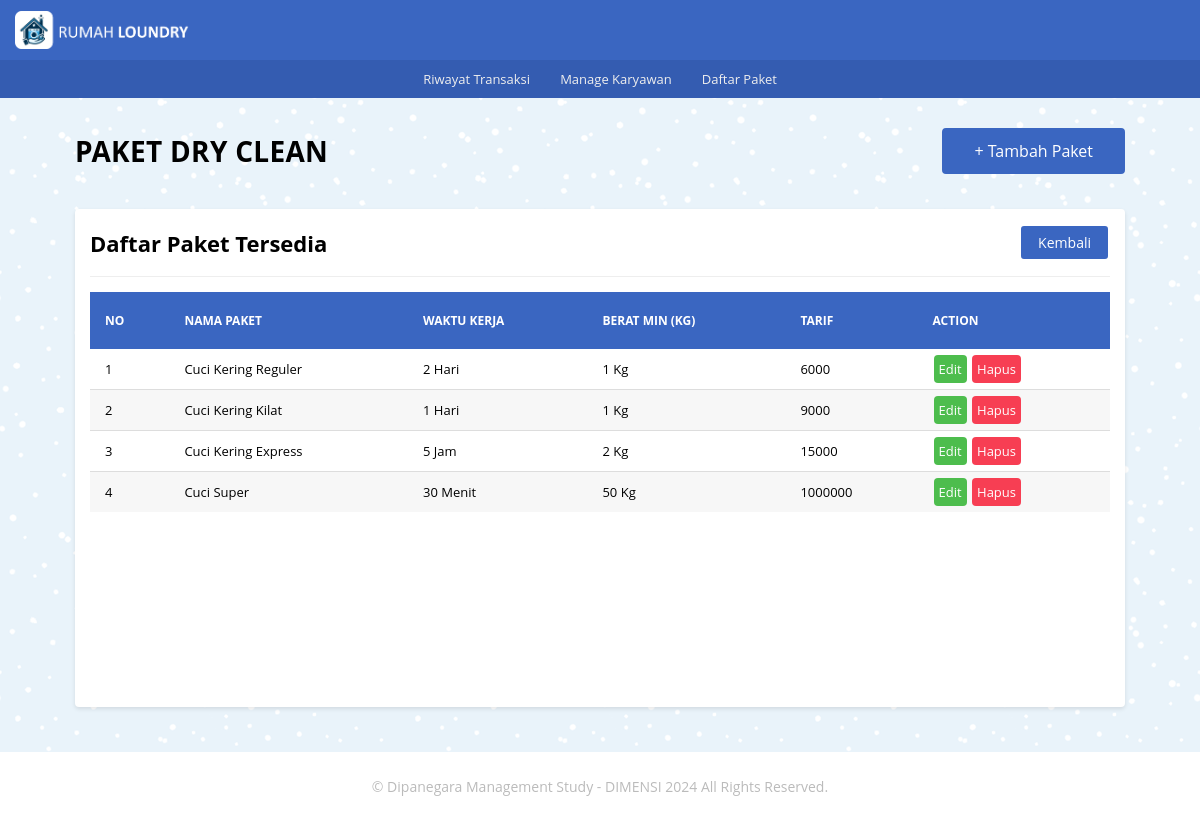
Page /paket/pkt_dc/pkt_dc.php on the committed database.
### tables this page shows
CREATE TABLE `tb_dry_clean` (
  `id_dc` int NOT NULL,
  `nama_paket_dc` varchar(100) NOT NULL,
  `waktu_kerja_dc` varchar(20) NOT NULL,
  `kuantitas_dc` int NOT NULL,
  `tarif_dc` int NOT NULL
);

### _functions.php (called while the page is built, shortened)
<?php
$host	= 'localhost';
$user = 'root';
$pass	= '';
$db	= 'laundry_app';
$koneksi = mysqli_connect($host,$user,$pass,$db);
function query($query){
	global $koneksi;
	$result = mysqli_query($koneksi, $query);
	$rows = [];
	while ($row = mysqli_fetch_assoc($result)) {
		$rows[] = $row;
	}
	return $rows;
}
function url($url = null){
	$url_utama = "http://localhost/rumah_laundry";
	if ($url != null) {
		return $url_utama . '/' . $url;
	}else{
		return $url_utama;
	}
}

### paket/pkt_dc/pkt_dc.php (the view)
<?php
   require_once('../../_header.php');
   $data_dc = query('SELECT * FROM tb_dry_clean');
?>
   <div id="pkt_ck" class="main-content">
		<div class="container">
			<div class="baris">
				<div class="selamat-datang">
					<div class="col-header">
						<h2 class="judul-md">Paket Dry Clean</h2>
               </div>
					<div class="col-header txt-right">
						<a href="<?=url('paket/pkt_dc/tambah.php')?>" class="btn-lg bg-primary">+ Tambah Paket</a>
					</div>
				</div>
			</div>
			<div class="baris">
				<div class="col">
					<div class="card">
						<div class="card-title card-flex">
							<div class="card-col">
								<h2>Daftar Paket Tersedia</h2>
							</div>
							<div class="card-col txt-right">
								<a href="<?=url('paket/paket.php')?>" class="btn-xs bg-primary">Kembali</a>
							</div>
						</div>
						<div class="card-body">
							<div class="tabel-kontainer">
								<table class="tabel-transaksi">
									<thead>
										<tr>
											<th class="sticky">No</th>
											<th class="sticky">Nama Paket</th>
											<th class="sticky">Waktu Kerja</th>
											<th class="sticky">Berat Min (Kg)</th>
											<th class="sticky">Tarif</th>
											<th class="sticky">Action</th>
										</tr>
									</thead>
									<tbody>
										<?php $no = 1; ?>
										<?php foreach($data_dc as $dc) : ?>
											<tr>
												<td><?= $no ?></td>
												<td><?= $dc['nama_paket_dc'] ?></td>
												<td><?= $dc['waktu_kerja_dc'] ?></td>
												<td><?= $dc['kuantitas_dc'] . ' Kg' ?></td>
												<td><?= $dc['tarif_dc'] ?></td>
												<td>
													<a href="<?=url('paket/pkt_dc/edit.php')?>?id_dc=<?=$dc['id_dc']?>" class="btn btn-edit">Edit</a>
													<a href="<?=url('paket/pkt_dc/hapus.php')?>?id_dc=<?=$dc['id_dc']?>" onclick="return confirm('Yakin akan menghapus?');"  class="btn btn-hapus">Hapus</a>
												</td>
											</tr>
											<?php $no++ ?>
										<?php endforeach; ?>
									</tbody>
								</table>
							</div>
						</div>
					</div>
				</div>
			</div>
		</div>
	</div>
<?php require_once('../../_footer.php') ?>

### _assets/css/style.css (style rules this page uses)
* { margin: 0; padding: 0; box-sizing: border-box; }
html,body { width: 100%; max-width: 100%; position: relative; font-family: 'Open sans', sans-serif; display: flex; flex-direction: column; background-image: url(../img/blue-snow.png); overflow-x: hidden; }
.txt-right { text-align: right; }
h2 { font-size: 22px; }
.main-content { display: flex; flex-direction: column; }
.container { display: flex; flex-direction: column; width: 1080px; max-width: 100%; margin: auto; padding: 0 15px; min-height: 20px; }
.baris { position: relative; margin: 0 -15px; display: flex; flex-direction: row; flex-wrap: wrap; }
.selamat-datang { width: 100%; display: flex; flex-direction: row; flex-wrap: wrap; align-items: center; justify-content: space-between; padding: 0 15px; margin: 30px 0 20px 0; }
.selamat-datang .col-header { flex: 1; }
.selamat-datang .col-header .judul-md { font-size: 28px; text-transform: uppercase; letter-spacing: .3px; }
.selamat-datang .col-header a { display: inline-block; color: #fff; text-decoration: none; }
.btn-lg { padding: 10px 30px; border-radius: 4px; }
.bg-primary { border: 2px solid #3a66c1; color: #ffffff; background-color: #3a66c1; }
.col { flex: 1; }
.card { background-color: #fff; margin: 15px; padding: 15px; border-radius: 4px; box-shadow: 0 2px 4px rgba(0,0,0,0.10); }
.card-body { position: relative; }
.card-title { padding-bottom: 15px; margin-bottom: 15px; border-bottom: 1px solid #eeeeee; }
.card-flex { display: flex; flex-direction: row; align-items: center; justify-content: space-between; }
.card-col { flex: 1; }
.tabel-kontainer { display: block; width: 100%; height: 400px; position: relative; overflow-x: auto; overflow-y: auto; }
.tabel-transaksi { border: 0; border-collapse: collapse; width: 100%; }
.tabel-transaksi thead { color: #ffffff; }
.tabel-transaksi thead th { text-transform: uppercase; font-size: 12px; text-align: left; padding: 20px 15px; background-color: #3a66c1; }
.sticky { position: sticky; top: 0; }
.tabel-transaksi tbody tr { border-bottom: 1px solid #dddddd; }
.tabel-transaksi tbody tr:nth-child(even) { background-color: #f7f7f7; }
.tabel-transaksi tbody tr:last-child { border-bottom: 0; }
.tabel-transaksi tbody tr td { padding: 5px 15px; font-size: 13px; }
.btn { display: inline-block; text-decoration: none; padding: 5px; margin: 1px; border-radius: 4px; }
.btn-edit { background-color: #4dbd4d; color: #ffffff; }
.btn-hapus { background-color: #f73e53; color: #ffffff; }
.btn-xs { font-size: 14px; display: inline-block; text-decoration: none; padding: 5px 15px; margin: 2px; border-radius: 3px; cursor: pointer; }

### rows in the picture
tb_dry_clean: nama_paket_dc "Cuci Kering Reguler", waktu_kerja_dc "2 Hari", kuantitas_dc "1", tarif_dc "6000"
tb_dry_clean: nama_paket_dc "Cuci Kering Kilat", waktu_kerja_dc "1 Hari", kuantitas_dc "1", tarif_dc "9000"
tb_dry_clean: nama_paket_dc "Cuci Kering Express", waktu_kerja_dc "5 Jam", kuantitas_dc "2", tarif_dc "15000"
tb_dry_clean: nama_paket_dc "Cuci Super", waktu_kerja_dc "30 Menit", kuantitas_dc "50", tarif_dc "1000000"
